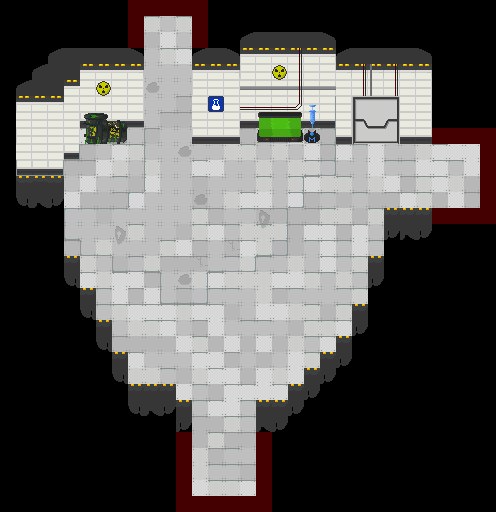

The image is a tile-based game level rendered from a .tmx file. Its description and source (layers, tilesets, objects; grid data summarised) follow:
An orthogonal 31x32 tile map with 16x16 px tiles, 5 tile layers (Suelo, Aire, Paredes, Decoracion, ...), 5 tilesets and 8 objects (2x Up, 2x Right, 2x Down, 2x Spawner).

<map version="1.0" tiledversion="1.1.2" orientation="orthogonal" renderorder="right-down" width="31" height="32" tilewidth="16" tileheight="16" infinite="0" nextobjectid="24">
 <tileset firstgid="1" source="../../tileset/tileset16.tsx" />
 <tileset firstgid="65" source="../../tileset/Decoracion.tsx" />
 <tileset firstgid="129" source="../../tileset/city.tsx" />
 <tileset firstgid="385" source="../../tileset/LabProps.tsx" />
 <tileset firstgid="753" source="../../tileset/City2.tsx" />
 <layer name="Suelo" width="31" height="32">
  <data>[992 cells, 390 non-empty, 8 distinct tile ids]</data>
 </layer>
 <layer name="Aire" width="31" height="32">
  <data>[992 cells, 85 non-empty, 8 distinct tile ids]</data>
 </layer>
 <layer name="Paredes" width="31" height="32">
  <data>[992 cells, 145 non-empty, 19 distinct tile ids]</data>
 </layer>
 <layer name="Decoracion" width="31" height="32">
  <data>[992 cells, 77 non-empty, 31 distinct tile ids]</data>
 </layer>
 <layer name="Decoracion2" width="31" height="32">
  <data>[992 cells, 13 non-empty, 4 distinct tile ids]</data>
 </layer>
 <objectgroup name="Puertas">
  <object id="5" name="Up" x="144.667" y="15.3333" width="48" height="16" />
  <object id="7" name="Right" x="463" y="143.667" width="16" height="67.5" />
  <object id="8" name="Down" x="191.167" y="477.833" width="65" height="19" />
 </objectgroup>
 <objectgroup name="Entradas">
  <object id="10" name="Up" gid="56" x="153.333" y="78" width="16" height="16" />
  <object id="11" name="Right" gid="56" x="412.833" y="177.5" width="16" height="16" />
  <object id="13" name="Down" gid="56" x="210.833" y="437.667" width="16" height="16" />
 </objectgroup>
 <objectgroup name="Spawners" visible="0">
  <object id="14" name="Spawner" gid="368" x="216.5" y="192" width="16" height="16">
   <properties>
    <property name="Bomber" type="bool" value="false" />
    <property name="Charger" type="bool" value="true" />
    <property name="Gunner" type="bool" value="true" />
    <property name="Stalker" type="bool" value="true" />
    <property name="Turret" type="bool" value="false" />
   </properties>
  </object>
  <object id="15" name="Spawner" gid="368" x="126.5" y="270.5" width="16" height="16">
   <properties>
    <property name="Bomber" type="bool" value="true" />
    <property name="Charger" type="bool" value="true" />
    <property name="Gunner" type="bool" value="true" />
    <property name="Stalker" type="bool" value="true" />
    <property name="Turret" type="bool" value="false" />
   </properties>
  </object>
 </objectgroup>
 <objectgroup name="Animados" visible="0" />
</map>
